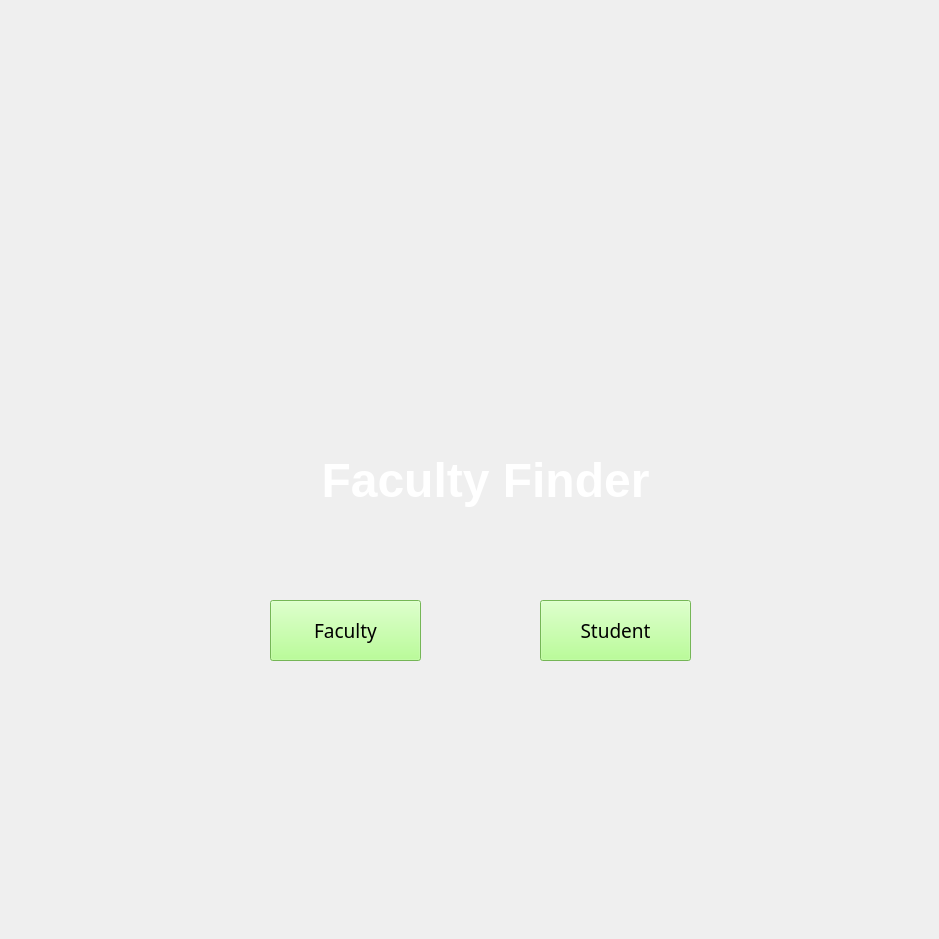
<?xml version="1.0" encoding="UTF-8"?>
<ui version="4.0">
 <class>MainWindow</class>
 <widget class="QMainWindow" name="MainWindow">
  <property name="geometry">
   <rect>
    <x>0</x>
    <y>0</y>
    <width>939</width>
    <height>939</height>
   </rect>
  </property>
  <property name="minimumSize">
   <size>
    <width>939</width>
    <height>939</height>
   </size>
  </property>
  <property name="maximumSize">
   <size>
    <width>939</width>
    <height>939</height>
   </size>
  </property>
  <property name="windowTitle">
   <string>FacultyFinder</string>
  </property>
  <widget class="QWidget" name="centralwidget">
   <widget class="QLabel" name="label_2">
    <property name="geometry">
     <rect>
      <x>150</x>
      <y>400</y>
      <width>671</width>
      <height>161</height>
     </rect>
    </property>
    <property name="text">
     <string>&lt;html&gt;&lt;head/&gt;&lt;body&gt;&lt;p align=&quot;center&quot;&gt;&lt;span style=&quot; font-size:36pt; font-weight:600; color:#ffffff;&quot;&gt;Faculty Finder&lt;/span&gt;&lt;/p&gt;&lt;/body&gt;&lt;/html&gt;</string>
    </property>
   </widget>
   <widget class="QPushButton" name="teacher_button">
    <property name="geometry">
     <rect>
      <x>270</x>
      <y>600</y>
      <width>151</width>
      <height>61</height>
     </rect>
    </property>
    <property name="font">
     <font>
      <family>Microsoft PhagsPa</family>
      <pointsize>14</pointsize>
      <weight>50</weight>
      <bold>false</bold>
     </font>
    </property>
    <property name="styleSheet">
     <string notr="true">background-color:rgb(164, 255, 121)</string>
    </property>
    <property name="text">
     <string>Faculty</string>
    </property>
   </widget>
   <widget class="QPushButton" name="student_button">
    <property name="geometry">
     <rect>
      <x>540</x>
      <y>600</y>
      <width>151</width>
      <height>61</height>
     </rect>
    </property>
    <property name="font">
     <font>
      <family>Microsoft PhagsPa</family>
      <pointsize>14</pointsize>
     </font>
    </property>
    <property name="styleSheet">
     <string notr="true">background-color:rgb(164, 255, 121)</string>
    </property>
    <property name="text">
     <string>Student</string>
    </property>
   </widget>
  </widget>
 </widget>
 <resources>
  <include location="res2.qrc"/>
 </resources>
 <connections/>
</ui>
